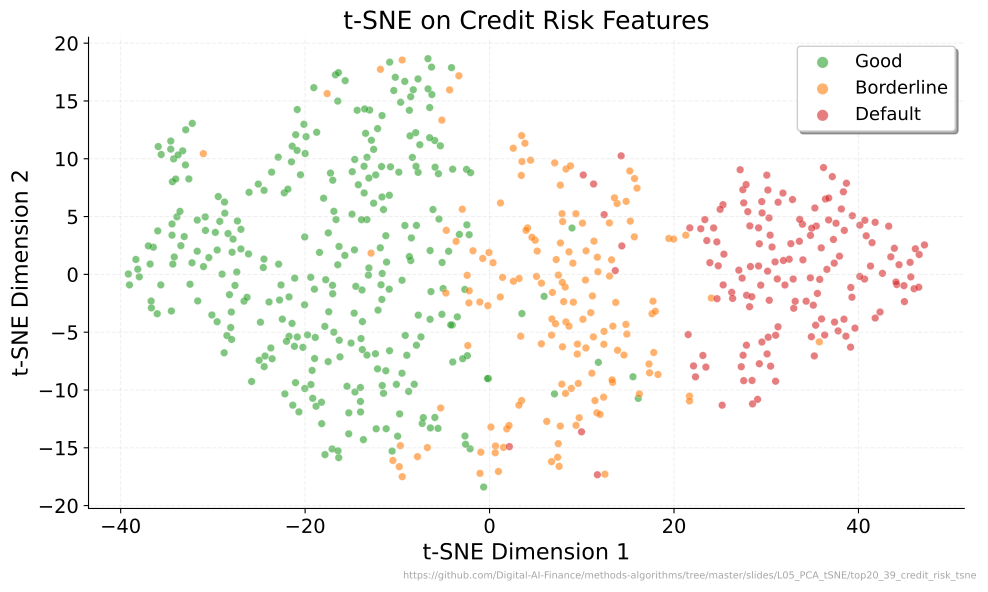

Write Python code to recreate this figure.
"""t-SNE on Credit Risk Features."""
import matplotlib.pyplot as plt
import numpy as np
from pathlib import Path
from sklearn.manifold import TSNE
from sklearn.preprocessing import StandardScaler
import sys
sys.path.insert(0, str(Path(__file__).resolve().parents[3] / 'templates'))
from chart_style import apply_style, COLORS, MLPURPLE, MLBLUE, MLORANGE, MLGREEN, MLRED, MLLAVENDER
apply_style()

CHART_METADATA = {
    "title": "t-SNE on Credit Risk Features",
    "description": "t-SNE scatter plot of 600 credit applicants colored by credit class (Good, Borderline, Default).",
    "url": "https://github.com/Digital-AI-Finance/methods-algorithms/tree/master/slides/L05_PCA_tSNE/top20_39_credit_risk_tsne"
}


np.random.seed(42)

n_good, n_border, n_default = 300, 150, 150

def generate_class(n, income_params, dti_ab, util_range, employ_mean, late_lam, loan_params):
    annual_income = np.random.lognormal(income_params[0], income_params[1], n)
    debt_to_income = np.random.beta(dti_ab[0], dti_ab[1], n)
    credit_utilization = np.random.uniform(util_range[0], util_range[1], n)
    months_employed = np.random.exponential(employ_mean, n)
    num_late_payments = np.random.poisson(late_lam, n).astype(float)
    loan_amount = np.random.lognormal(loan_params[0], loan_params[1], n)
    return np.column_stack([annual_income, debt_to_income, credit_utilization,
                            months_employed, num_late_payments, loan_amount])

# Good: high income, low DTI, low utilization, long employment, few late payments
X_good = generate_class(n_good, (11, 0.5), (2, 8), (0.0, 0.4), 60, 0.5, (10, 0.3))
# Borderline: medium everything
X_border = generate_class(n_border, (11, 0.5), (4, 6), (0.3, 0.7), 30, 2.0, (10, 0.3))
# Default: lower income, high DTI, high utilization, short employment, many late payments
X_default = generate_class(n_default, (11, 0.5), (7, 3), (0.5, 1.0), 15, 5.0, (10, 0.3))

X = np.vstack([X_good, X_border, X_default])
labels = np.array([0]*n_good + [1]*n_border + [2]*n_default)

# Standardize and run t-SNE
X_scaled = StandardScaler().fit_transform(X)
tsne = TSNE(n_components=2, random_state=42, perplexity=30)
X_tsne = tsne.fit_transform(X_scaled)

fig, ax = plt.subplots()
for cls, color, name in [(0, MLGREEN, 'Good'), (1, MLORANGE, 'Borderline'), (2, MLRED, 'Default')]:
    mask = labels == cls
    ax.scatter(X_tsne[mask, 0], X_tsne[mask, 1], c=color, label=name,
               alpha=0.6, s=30, edgecolors='white', linewidths=0.3)

ax.set_xlabel('t-SNE Dimension 1')
ax.set_ylabel('t-SNE Dimension 2')
ax.set_title('t-SNE on Credit Risk Features')
ax.legend(frameon=True, fancybox=True, shadow=True, markerscale=1.5)
ax.grid(True, alpha=0.3)

plt.figtext(0.99, 0.01, CHART_METADATA['url'], fontsize=7, color='gray', ha='right', va='bottom', alpha=0.7)
plt.tight_layout()
plt.savefig(Path(__file__).parent / 'chart.pdf', dpi=300, bbox_inches='tight', facecolor='white')
plt.close()
